Frame 1 (no input): blank canvas, image omitted
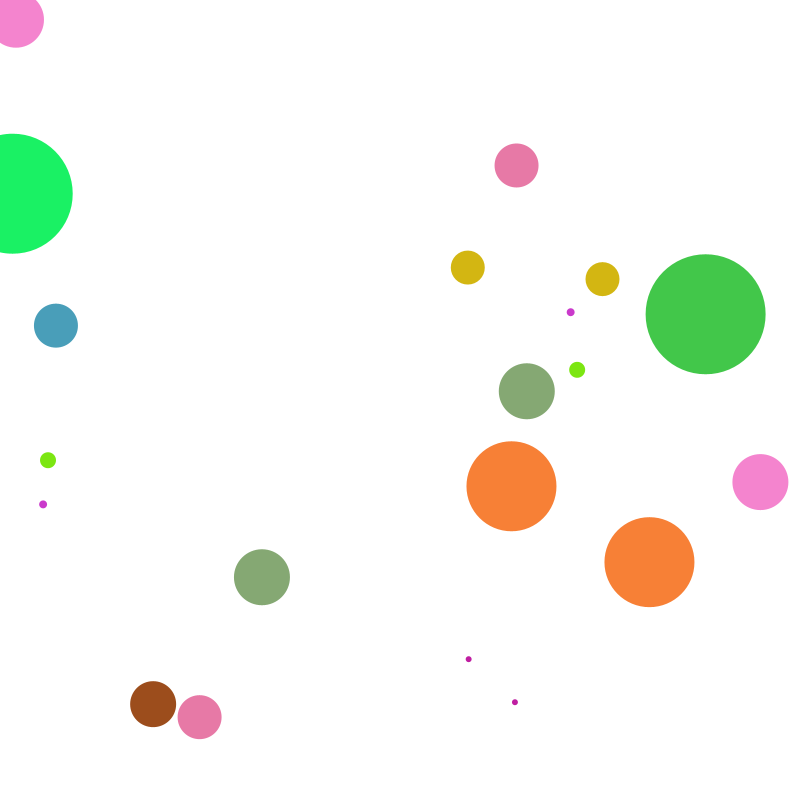
Frame 60 (the mouse pressed at the canvas centre just before this capture)
Frame 120 (the mouse held since frame 60 and released just before this capture): identical to frame 60, image omitted

The Processing sketch that drew this single still picture (run headless with seeded random() and noise(); from frame 60 on, the mouse is pressed at the canvas centre):

// Processing sketch: processing_170425
// ── processing_170425.pde


Ball[] aBall= new Ball[20];
boolean globalGrow = true;

void setup() {
  size(800, 800);
  smooth();

  // Initialize balls

  for (int i = 0; i < aBall.length; i ++ ) {
    aBall[i] = new Ball();
  }
}

void draw() {
  background(255);



  for (int j=0; j<aBall.length; j++) {
    if (globalGrow == true) {
      aBall[j].grow();
    }
    aBall[j].display();
  }
  for (int x=0; x<20; x++) {
    for (int y=0; y<20; y++) {
    if (aBall[x].intersect (aBall[y])) {
      if (x!=y) {
        color c = color(random(255), random(255), random(255));
        aBall[x].reset(c);
        aBall[y].reset(c);
      }
    }
  }
}
}
void mousePressed() {
  if (globalGrow == true) {
    globalGrow = false;
  } else {
    globalGrow = true;
  }
}
class Ball {
float r; // radius
float x,y;
color c;

Ball() {
reset(color(random(255),random(255),random(255)));
}

void grow() {
r+=1;
}
void reset(color tempC){
r = 0;
x = random(width);
y = random(height);
c = tempC;
}

void display() {
noStroke();
fill(c);
ellipse(x,y,r*2,r*2);
}

boolean intersect(Ball b) {
// Objects can be passed into functions as arguments too!
float distance = dist(x,y,b.x,b.y); // Calculate distance

// Compare distance to sum of radii
if (distance < r + b.r) {
return true;
}
else {
return false;
}
}
}
